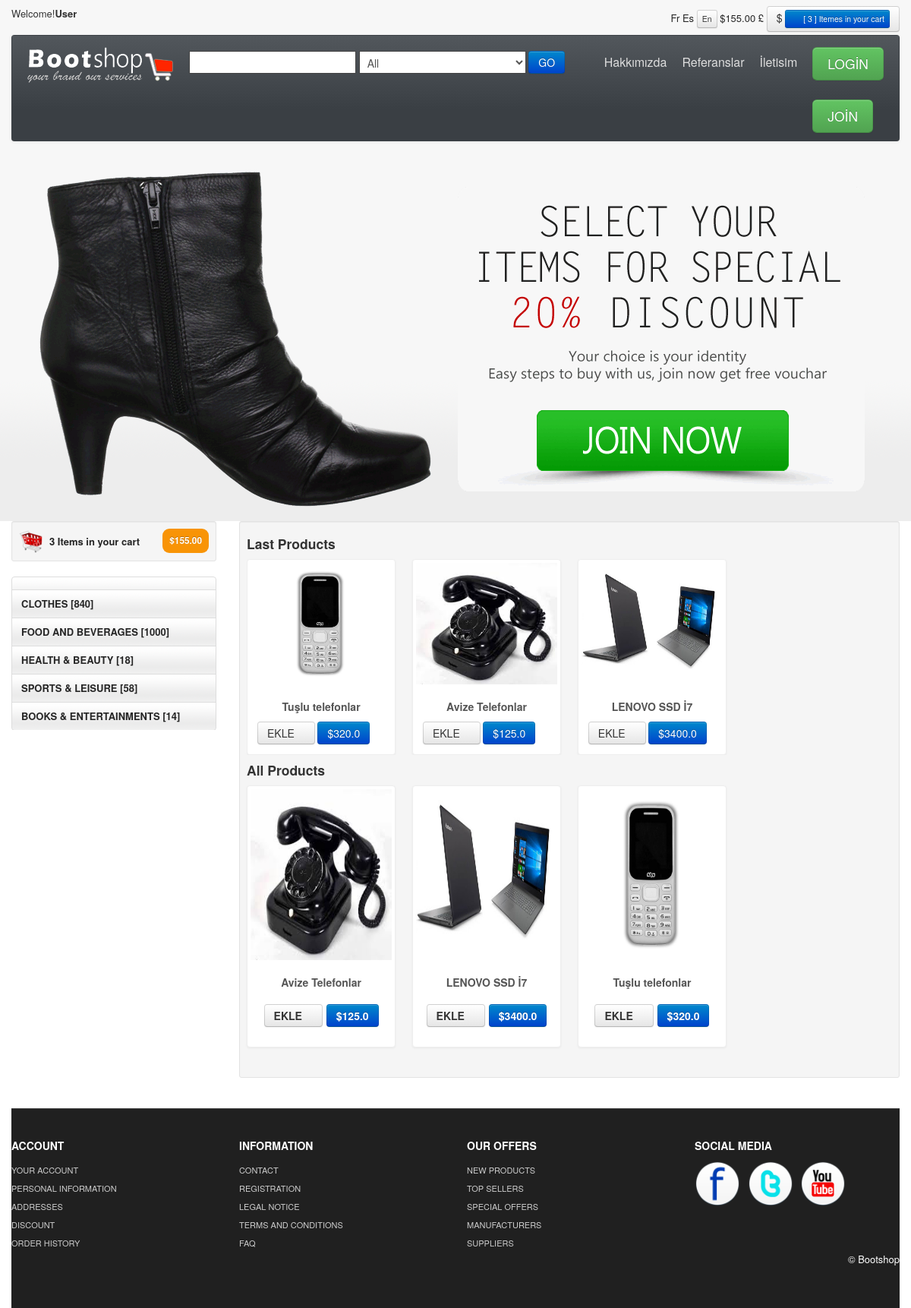
Before: / with the older database file.
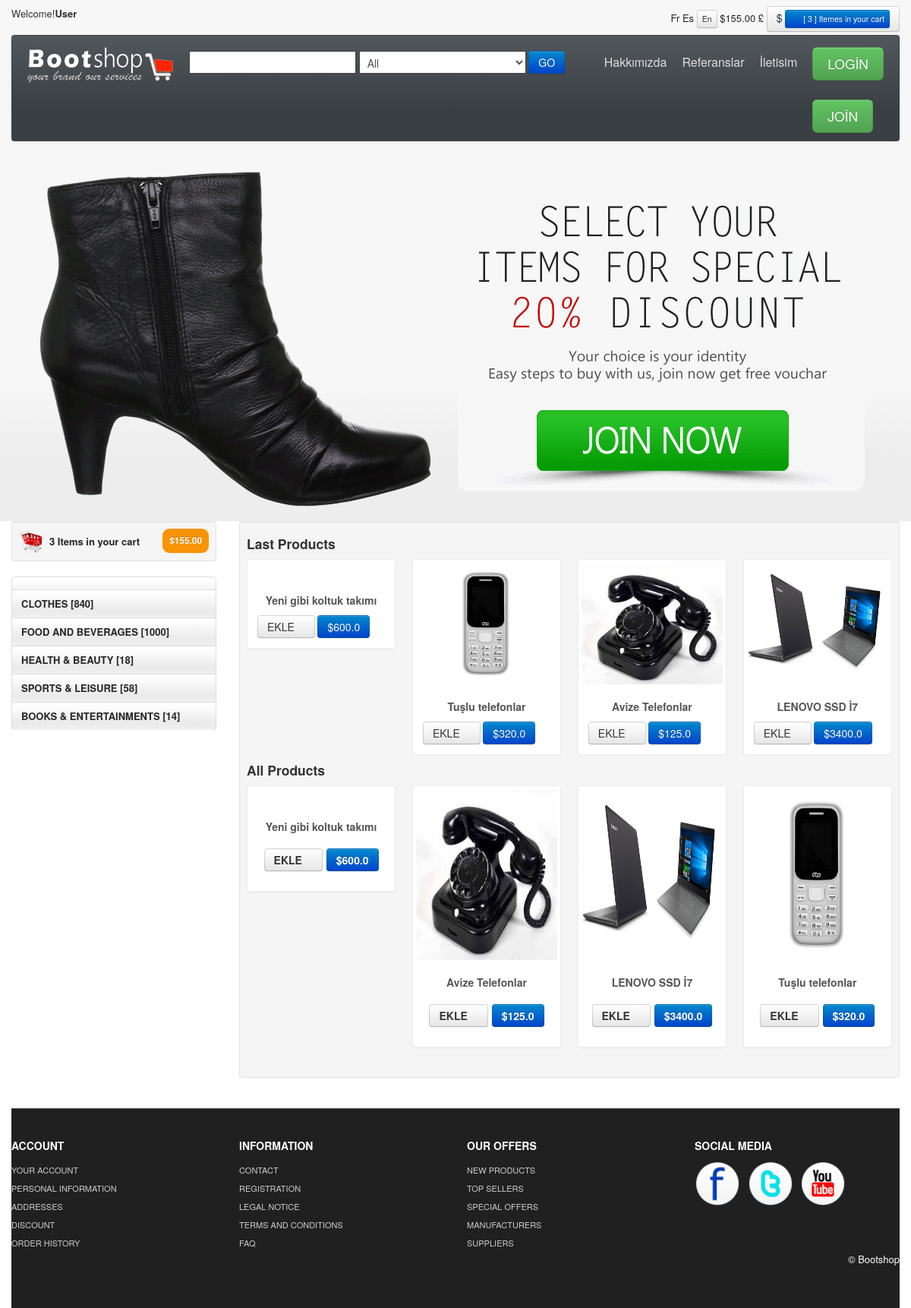
After: the same page with the newer database file.
### product/models.py (models this page shows, shortened)
class Produce(models.Model):
        STATUS = (
            ('True', 'Evet'),
            ('False', 'Hayır'),
        )
        category = models.ForeignKey('Category', on_delete=models.CASCADE)
        title = models.CharField(blank=True,max_length=200)
        keywords = models.CharField(blank=True,max_length=200)
        description = models.CharField(blank=True,max_length=200)
        image = models.ImageField(blank=True, upload_to='images/')
        price =models.FloatField()
        amount =models.IntegerField()
        detail=RichTextUploadingField()
        slug = models.SlugField(null=False,unique=True)
        status = models.CharField(max_length=10, choices=STATUS)
        create_at = models.DateTimeField(auto_now_add=True)
        update_at = models.DateTimeField(auto_now=True)
        def image_tag(self):
            return mark_safe('<img src="{}" height="50"/>'.format(self.image.url))
        image_tag.short_description = 'Image'

### home/views.py (the view)
# urls.py: path('', views.index, name="index"),
def index(request):
    setting = Setting.objects.get(pk=1)
    siliderdata=Produce.objects.all()[:1]
    category=Category.objects.all()
    dayproduces=Produce.objects.all()[:4]
    lastproduces=Produce.objects.all().order_by('-id')[:4]
    randomproduces = Produce.objects.all().order_by('?')[:4]
    context = {'setting': setting,'category':category,'page':'home',
               'siliderdata':siliderdata,
               'dayproduces': dayproduces,
               'lastproduces': lastproduces,
               'randomproduces':randomproduces}
    return render(request, 'index.html', context)

### home/templates/index.html (shortened to what this page needs)
{% extends "homebase.html"%}
{%block slider %}
    {%include "slider.html" %}
{% endblock %}
{%block sidebar %}
    {%include "sidebar.html" %}
{% endblock %}
{%block content %}
    {%include "content.html" %}
{% endblock %}

### home/templates/content.html
	{%load static%}
		<div class="span9">
					<div class="well well-small">
					<h4>Last Products <small class="pull-right"></small></h4>
					<div class="row-fluid">
					<div id="featured" class="carousel slide">
					<div class="carousel-inner">
						{%for rs in lastproduces%}
						<li class="span3">
				  <div class="thumbnail">
					<a  href="/produce/{{rs.id}}/{{rs.slug}}"><img src="{{rs.image.url}}" alt="" style="height:225px "/></a>
					<div class="caption">
					  <h5>{{rs.title}}</h5>
						  <a class="btn" href="/addtocard/{{rs.id}}">EKLE<i class="icon-shopping-cart"></i></a>
						<a class="btn btn-primary" href="#">${{rs.price}}</a></h4>
					</div>
				  </div>
				</li>
					{%endfor%}
					  </div>
				</div>
		<h4>All Products </h4>
			  <ul class="thumbnails">
				  {%for rs in randomproduces%}
				<li class="span3">
				  <div class="thumbnail">
					<a  href="/produce/{{rs.id}}/{{rs.slug}}"><img src="{{rs.image.url}}" alt="" style="height:225px"/></a>
					<div class="caption">
					  <h5>{{rs.title}}</h5>
					  <h4 style="text-align:center">
						  <a class="btn" href="/addtocard/{{rs.id}}">EKLE<i class="icon-shopping-cart"></i></a> <a class="btn btn-primary" href="#">${{rs.price}}</a></h4>
					</div>
				  </div>
				</li>
				  {%endfor%}
			  </ul>
		</div>
		</div>
	</div>
</div>

Changed rows visible on the page:
added Produce: title "Yeni gibi koltuk takımı", price "600.0"
